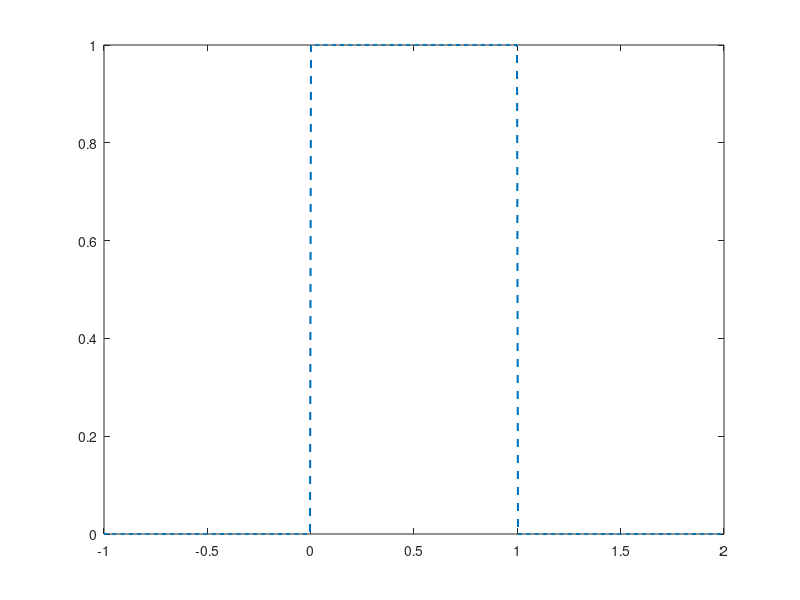

This chart was generated by the following MATLAB code: (Note: this script raises an error after producing the figure.)
% calculate the pulse response of double coil, when exite only one
%
% important hypothesis: homogeneous current density in the wire;
%
% coil: Helmholtz coil
%
% Mengjia He, 2023.02.28

clearvars;
close all;
clc;

% define physics constant
mu0 = 4*pi*1e-7;

% define coil
coilRadius = 0.4;
coilHeight = 0.4;
coilNum = 4;
coilCurrent = 100*[1,-1,0,0];
dx_array = 1;

% circuit parameters
R = 0.041888;
L = 0.0000018106;
M = 0.00000019772;

% Define pulse parameters
pulse_width = 1e-3;
pulse_amplitude = 1;
start_time = -1e-3;
end_time = 2e-3;

%% rectangular pulse on coil 1

% plot ideal response
t = linspace(start_time, end_time, 600);
pulse_signal = pulse_amplitude * rectpuls(t, pulse_width);
pulse_signal = circshift(pulse_signal, [0, length(t)/6]);
plot(t*1e3, pulse_signal, 'LineStyle','--','LineWidth',1.5); hold on;

% calculate the real pulse
syms x
f(x) = piecewise(x < 0, 0, 0 <= x & x < 1e-3,...
    1-exp(-R/L*x), x >= 1e-3, exp(-R/L*(x-1e-3)));
x_values = linspace(start_time, end_time, 1000);
y_values = double(subs(f, x, x_values));

% plot real pulse
plot(x_values*1e3, y_values);
xlim([-1 2]);
ylim([0 1.5]);
xlabel('Time, ms');
ylabel('Amplitude, a.u.');
legend('desired pulse','real pulse');

% mutual response on coil 2
% Define the piecewise function
T0 = 1e-3;
coeff = (1+exp(R/L*T0))*T0;
f(x) = piecewise(x < 0, 0, 0 <= x & x < 1e-3,...
    M*R/(L*L)*exp(-R/L*x)*x, x >= 1e-3,...
    M*R/(L*L)*exp(-R/L*x)*(coeff-exp(R/L*T0)*x));
x_values = linspace(start_time, end_time, 1000);
y_values = double(subs(f, x, x_values));

% Plot the function
figure
plot(x_values*1e3, y_values);
xlim([-1 2]);
% ylim([0 1.5]);
xlabel('Time, ms');
ylabel('Amplitude, a.u.');
% legend('desired pulse','real pulse');

%% sinc pulse on coil 1
% plot actual response
syms x
omega = pi*1e3;
% Define the piecewise function
f(x) = piecewise(x < 0, 0, 0 <= x & x < 1e-3, (sin(omega*x)), x >= 1e-3, 0);
x_values = linspace(start_time, end_time, 1000);
y_values = double(subs(f, x, x_values));

% Plot the function
figure
plot(x_values*1e3, y_values,'LineStyle','--','LineWidth',1.5); hold on;
plot(x_values*1e3, y_values);
xlim([-1 2]);
ylim([0 1.5]);
xlabel('Time, ms');
ylabel('Amplitude, a.u.');
% title('sinc square response');
legend('desired pulse','real pulse');

% mutual response on coil 2
coeff = M * omega/(R^2+(omega*L)^2);
T0 = 1e-3;
% Define the piecewise function
f(x) = piecewise(x < 0, 0, 0 <= x & x < 1e-3,...
    coeff*(omega*L*sin(omega*x)+R*cos(omega*x))-coeff*R*exp(-R/L*x),...
    x >= 1e-3, coeff*R*(-1-exp(-R/L*T0))*exp(-R/L*(x-T0)));
x_values = linspace(start_time, end_time, 1000);
y_values = double(subs(f, x, x_values));

% Plot the function
figure
plot(x_values*1e3, y_values);
xlim([-1 2]);
xlabel('Time, ms');
ylabel('Amplitude, a.u.');


%% sin square pulse on coil 1
% % plot actual response
% syms x
% omega = pi*1e3;
% % Define the piecewise function
% f(x) = piecewise(x < 0, 0, 0 <= x & x < 1e-3, (sin(omega*x))^2, x >= 1e-3, 0);
% x_values = linspace(start_time, end_time, 1000);
% y_values = double(subs(f, x, x_values));
% 
% % Plot the function
% figure
% plot(x_values*1e3, y_values,'LineStyle','--','LineWidth',1.5); hold on;
% plot(x_values*1e3, y_values);
% xlim([-1 2]);
% ylim([0 1.5]);
% xlabel('Time, ms');
% ylabel('Amplitude, a.u.');
% % title('sinc square response');
% legend('desired pulse','real pulse');
% 
% % mutual response on coil 2
% coeff = M * omega/(R^2+(2*omega*L)^2);
% T0 = 1e-3;
% % Define the piecewise function
% f(x) = piecewise(x < 0, 0, 0 <= x & x < 1e-3,...
%     coeff*(R*sin(2*omega*x)-2*omega*L*cos(2*omega*x))+coeff*2*omega*L*exp(-R/L*x),...
%     x >= 1e-3, coeff*2*omega*L*(exp(-R/L*T0)-1)*exp(-R/L*(x-T0)));
% x_values = linspace(start_time, end_time, 1000);
% y_values = double(subs(f, x, x_values));
% 
% % Plot the function
% figure
% plot(x_values*1e3, y_values);
% xlim([-1 2]);
% xlabel('Time, ms');
% ylabel('Amplitude, a.u.');